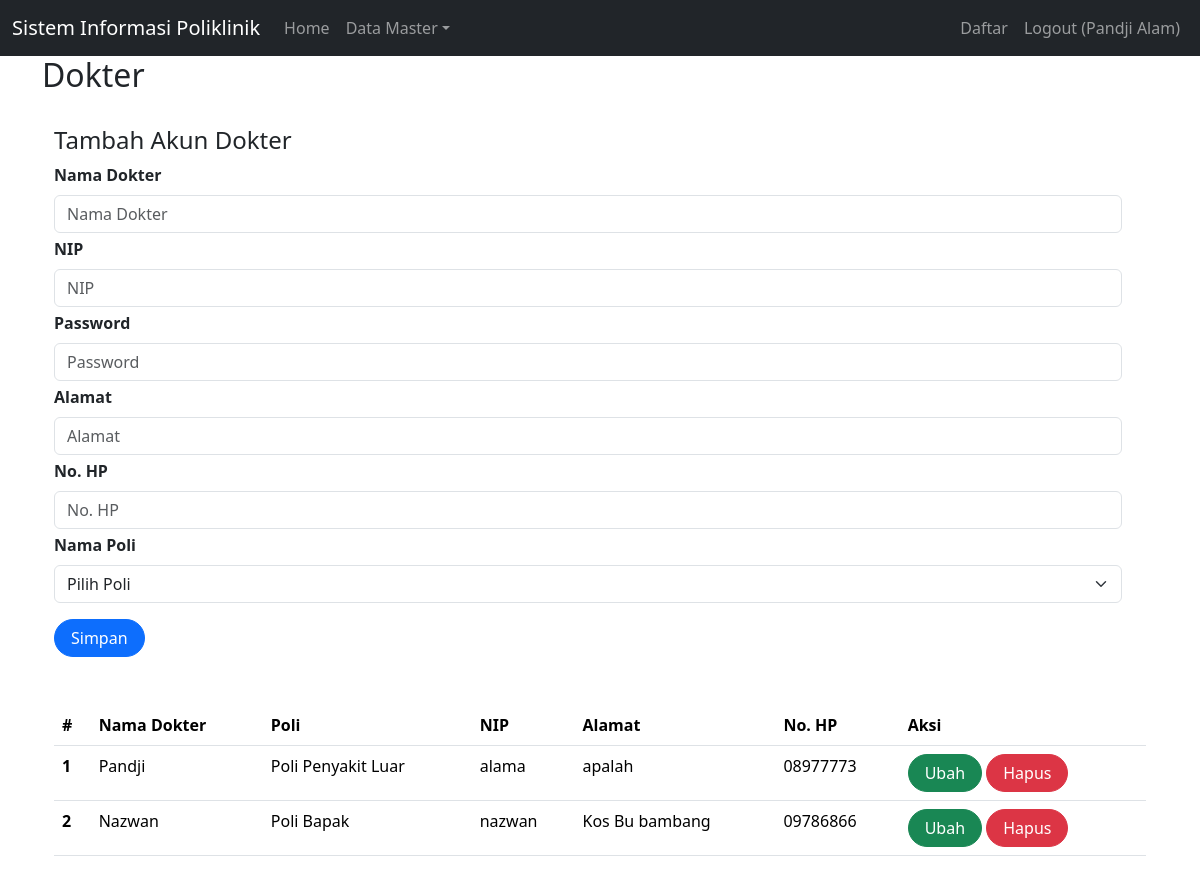
/index.php?page=dokter (signed in), run on an earlier commit of the app's database.
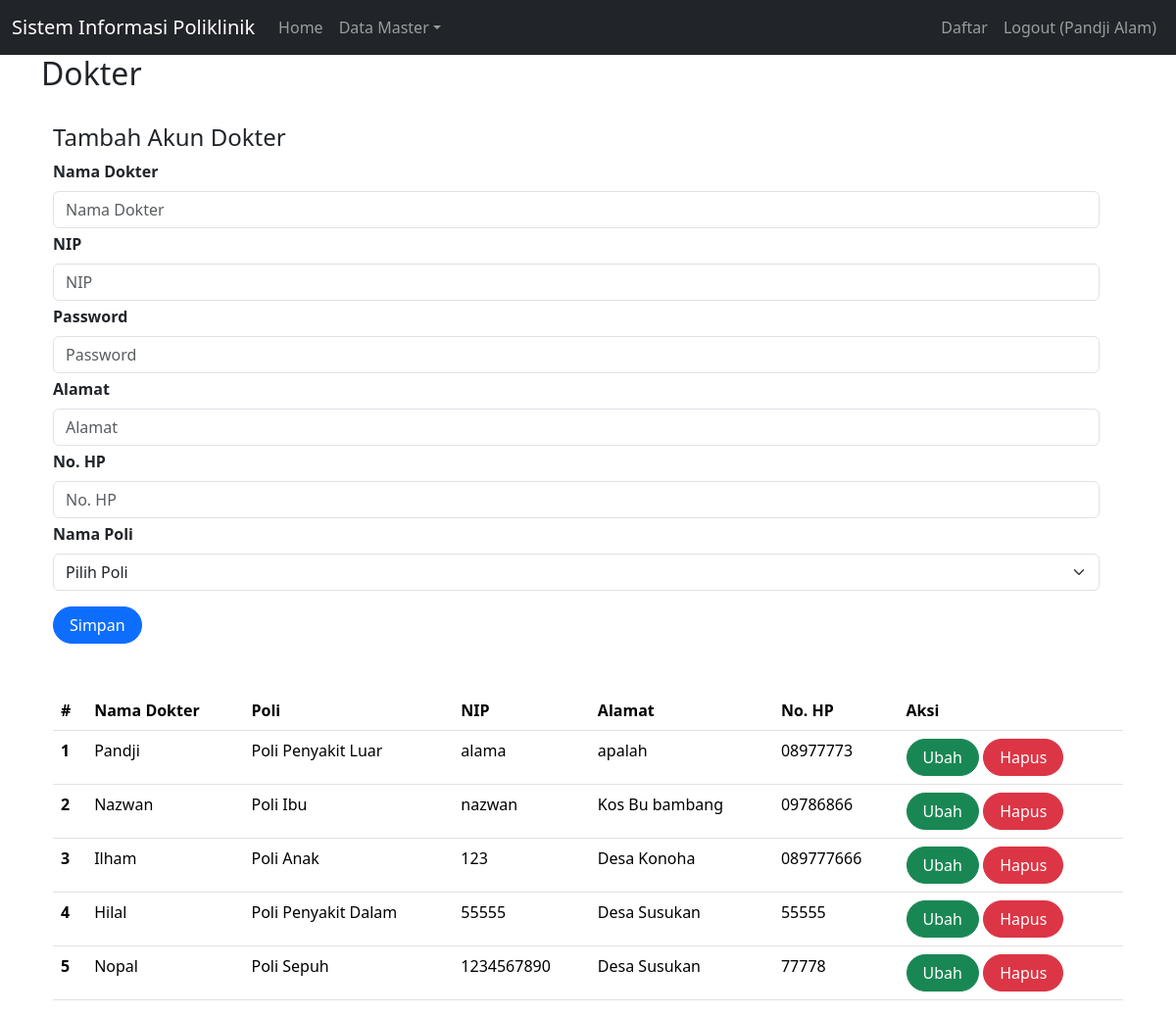
And on a later commit of the database.
### tables this page shows
CREATE TABLE `dokter` (
  `id` int(11) NOT NULL,
  `nama` varchar(255) NOT NULL,
  `nip` varchar(50) NOT NULL,
  `password` varchar(255) NOT NULL,
  `alamat` varchar(255) NOT NULL,
  `no_hp` varchar(50) NOT NULL,
  `id_poli` int(11) NOT NULL
);

CREATE TABLE `poli` (
  `id` int(11) NOT NULL,
  `nama_poli` varchar(25) NOT NULL,
  `keterangan` text NOT NULL
);

### dokter.php (the view, shortened to what this page needs)
<h2>Dokter</h2>
<br>
<div class="container">
    <div class="row justify-content-center">
        <?php
        $setCol = (isset($_GET['id'])) ? "col-8" : "col-0";
        ?>
        <div class="<?=$setCol?>">
            <?php
            $setH = (isset($_GET['id'])) ? "Ubah Profil Dokter" : "Tambah Akun Dokter";
            ?>
            <h4><?= $setH ?></h4>
            <form class="form row" method="POST" action="" name="myForm" onsubmit="return(validate());">
                <?php
                $nama_dokter = '';
                $nip = '';
                $alamat = '';
                $no_hp = '';
                $id_poli = '';
                $namapoli = '';
                ?>
                <div class="row">
                    <label for="inputNama" class="form-label fw-bold">
                        Nama Dokter
                    </label>
                    <div>
                        <input type="text" class="form-control" name="nama" id="inputNama" required placeholder="Nama Dokter" value="<?php echo $nama_dokter ?>">
                    </div>
                </div>
                <div class="row mt-1">
                    <label for="inputNip" class="form-label fw-bold">
                        NIP
                    </label>
                    <div>
                        <input type="text" class="form-control" name="nip" id="inputNip" required placeholder="NIP" value="<?php echo $nip ?>">
                    </div>
                </div>
                <?php
                if (!isset($_GET['id'])) {
                ?>
                    <div class="row mt-1">
                        <label for="inputPassword" class="form-label fw-bold">
                            Password
                        </label>
                        <div>
                            <input type="password" class="form-control" name="password" id="inputPassword" required placeholder="Password">
                        </div>
                    </div>
                <?php
                }
                ?>
                <div class="row mt-1">
                    <label for="inputAlamat" class="form-label fw-bold">
                        Alamat
                    </label>
                    <div>
                        <input type="text" class="form-control" name="alamat" id="inputAlamat" required placeholder="Alamat" value="<?php echo $alamat ?>">
                    </div>
                </div>
                <div class="row mt-1">
                    <label for="inputHp" class="form-label fw-bold">
                        No. HP
                    </label>
                    <div>
                        <input type="text" class="form-control" name="no_hp" id="inputHp" required placeholder="No. HP" value="<?php echo $no_hp ?>">
                    </div>
                </div>
                <div class="row mt-1">
                    <label for="id_poli" class="form-label fw-bold">
                        Nama Poli
                    </label>
                    <div>
                        <select class="form-select" aria-label="Default select example" name="id_poli" id="id_poli" required>
                            <?php
                            if (!isset($_GET['id'])) {
                            ?>
                                <option value="999" selected>Pilih Poli</option>
                            <?php
                            } else {
                            ?>
                                <option value="<?php echo $id_poli ?>"><?php echo $namapoli ?></option>
                            <?php
                            }
                            ?>
                        </select>
                    </div>
                </div>
                <div class="row mt-3">
                    <div class=col>
                        <button type="submit" class="btn btn-primary rounded-pill px-3 mt-auto" name="simpan">Simpan</button>
                    </div>
                </div>
            </form>
        </div>
    </div>
    <br>
    <br>
    <table class="table table-hover">
        <thead>
            <tr>
                <th scope="col">#</th>
                <th scope="col">Nama Dokter</th>
                <th scope="col">Poli</th>
                <th scope="col">NIP</th>
                <th scope="col">Alamat</th>
                <th scope="col">No. HP</th>
                <th scope="col">Aksi</th>
            </tr>
        </thead>
        <tbody>
            <?php
            $result = mysqli_query($mysqli, "SELECT dk.*, p.nama_poli FROM dokter AS dk JOIN poli AS p ON dk.id_poli = p.id");
            $no = 1;
            while ($data = mysqli_fetch_array($result)) {
            ?>
                <tr>
                    <th scope="row"><?php echo $no++ ?></th>
                    <td><?php echo $data['nama'] ?></td>
                    <td><?php echo $data['nama_poli'] ?></td>
                    <td><?php echo $data['nip'] ?></td>
                    <td><?php echo $data['alamat'] ?></td>
                    <td><?php echo $data['no_hp'] ?></td>
                    <td>
                        <a class="btn btn-success rounded-pill px-3" href="index.php?page=dokter&id=<?php echo $data['id'] ?>">Ubah</a>
                        <a class="btn btn-danger rounded-pill px-3" href="index.php?page=dokter&id=<?php echo $data['id'] ?>&aksi=hapus">Hapus</a>
                    </td>
                </tr>
            <?php
            }
            ?>
        </tbody>
    </table>

### index.php (shortened to what this page needs)
<!doctype html>
<html lang="en">
<head>
    <link href="https://cdn.jsdelivr.net/npm/bootstrap@5.3.2/dist/css/bootstrap.min.css" rel="stylesheet">
    <link href="https://cdn.jsdelivr.net/npm/select2@4.1.0-rc.0/dist/css/select2.min.css" rel="stylesheet" />
</head>
<body>
    <nav class="navbar navbar-expand-lg navbar-dark bg-dark">
        <div class="container-fluid">
            <a class="navbar-brand" href="#">Sistem Informasi Poliklinik</a>
            <div class="collapse navbar-collapse" id="navbarNavDropdown">
                <ul class="navbar-nav">
                    <li class="nav-item">
                        <a class="nav-link" aria-current="page" href="index.php">Home</a>
                    </li>
                    <?php
                    if (isset($_SESSION['role'])) {
                        $role = $_SESSION['role'];
                        if ($role == "admin") {
                    ?>
                            <li class="nav-item dropdown">
                                <a class="nav-link dropdown-toggle" href="#" role="button" data-bs-toggle="dropdown" aria-expanded="false">Data Master</a>
                            </li>
                        <?php
                        }
                        ?>
                    <?php
                    }
                    ?>
                </ul>
                <?php
                if (isset($_SESSION['role'])) {
                    $role = $_SESSION['role'];
                ?>
                    <div class="ms-auto d-flex">
                        <?php
                        if ($role == 'admin') {
                        ?>
                            <ul class="navbar-nav">
                                <li class="nav-item">
                                    <a class="nav-link" href="index.php?page=registerUser">Daftar</a>
                                </li>
                            </ul>
                        <?php
                        }
                        ?>
                        <ul class="navbar-nav">
                            <li class="nav-item">
                                <a class="nav-link" href="Logout.php">Logout (<?php echo $_SESSION['name'] ?>)</a>
                            </li>
                        </ul>
                    </div>
                <?php
                }
                ?>
            </div>
        </div>
    </nav>
    <main role="main" class="container">
        <?php
        if (isset($_GET['page'])) {
            include($_GET['page'] . ".php");
        }
        ?>
    </main>
</body>
</html>

What changed in the data, as far as the page shows it:
changed through a linked row, dokter "Nazwan": id_poli.nama_poli "Poli Bapak" → "Poli Ibu"
added dokter: nama "Ilham", id_poli.nama_poli "Poli Anak", nip "123", alamat "Desa Konoha", no_hp "089777666"
added dokter: nama "Hilal", id_poli.nama_poli "Poli Penyakit Dalam", nip "55555", alamat "Desa Susukan", no_hp "55555"
added dokter: nama "Nopal", id_poli.nama_poli "Poli Sepuh", nip "1234567890", alamat "Desa Susukan", no_hp "77778"
